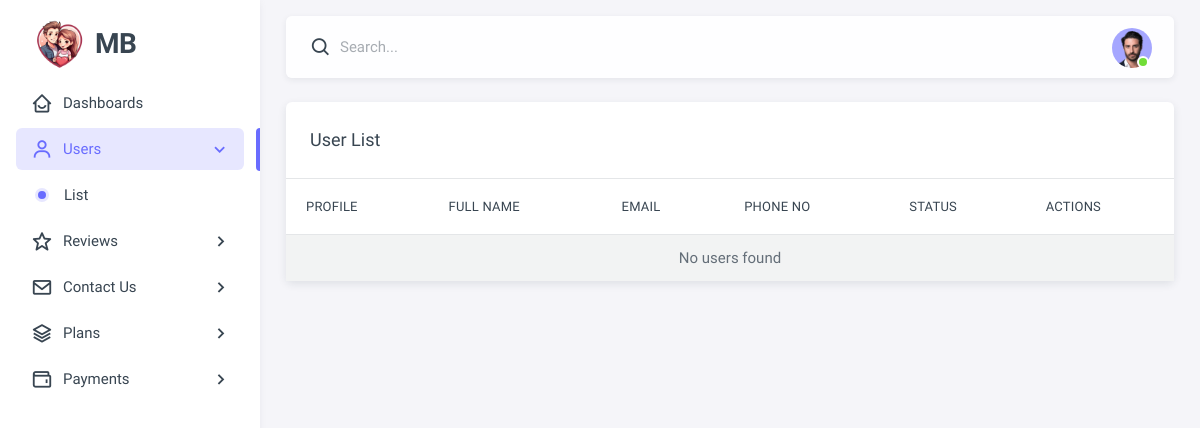
The page /admin/user_list.php (signed in) on the database as committed earlier.
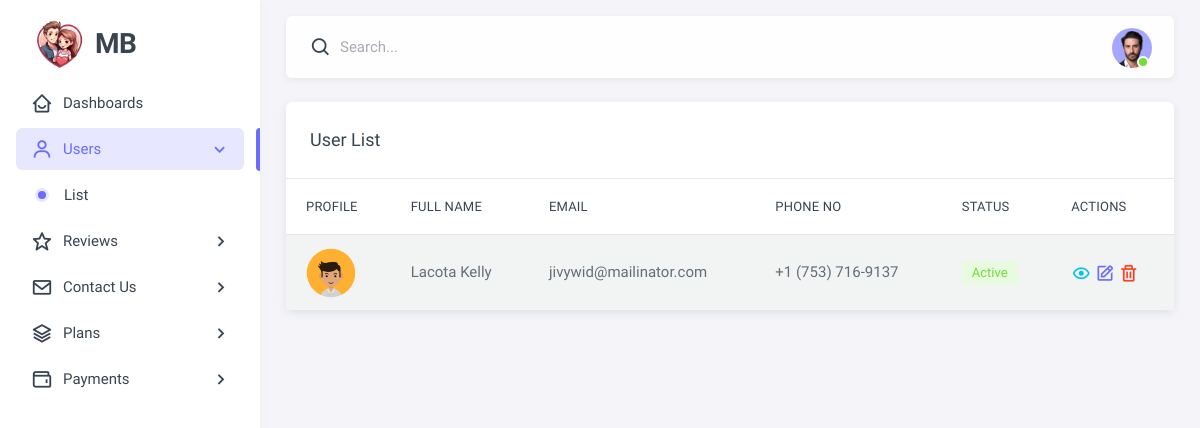
The same page on the database as committed later.
### tables this page shows
CREATE TABLE `users` (
  `id` int(11) NOT NULL,
  `role_id` int(11) NOT NULL DEFAULT 2,
  `full_name` varchar(255) DEFAULT NULL,
  `profile_img` varchar(255) NOT NULL DEFAULT 'assets/img/avatar/avatar-1.png',
  `password` varchar(255) DEFAULT NULL,
  `dob` date DEFAULT NULL,
  `gender` varchar(10) DEFAULT NULL,
  `email` varchar(255) DEFAULT NULL,
  `phone_no` varchar(20) DEFAULT NULL,
  `height` float DEFAULT NULL,
  `weight` float DEFAULT NULL,
  `cast` varchar(255) DEFAULT NULL,
  `place_of_birth` varchar(255) DEFAULT NULL,
  `state` varchar(255) DEFAULT NULL,
  `city` varchar(255) DEFAULT NULL,
  `religion` varchar(255) DEFAULT NULL,
  `mother_tongue` varchar(255) DEFAULT NULL,
  `education` varchar(255) DEFAULT NULL,
  `occupation` varchar(255) DEFAULT NULL,
  `income` decimal(10,2) DEFAULT NULL,
  `father_occupation` varchar(255) DEFAULT NULL,
  `mother_occupation` varchar(255) DEFAULT NULL,
  `siblings` int(11) DEFAULT NULL,
  `partner_age` int(11) DEFAULT NULL,
  `partner_height` float DEFAULT NULL,
  `partner_religion` varchar(255) DEFAULT NULL,
  `personality_traits` text DEFAULT NULL,
  `hobbies` text DEFAULT NULL,
  `about_me` text DEFAULT NULL,
  `what_are_you_looking_for` text DEFAULT NULL,
  `status` varchar(50) DEFAULT NULL,
  `created_at` timestamp NOT NULL DEFAULT current_timestamp(),
  `updated_at` timestamp NOT NULL DEFAULT current_timestamp() ON UPDATE current_timestamp()
);

### admin/db.php (called while the page is built, shortened)
<?php
$base_url = "http://" . $_SERVER['HTTP_HOST'] . dirname($_SERVER['SCRIPT_NAME']);
?>

### admin/user_list.php (the view, shortened to what this page needs)
<?php include 'header.php'; ?>
<?php
$sql = "SELECT * FROM users WHERE role_id != 1";
$result = mysqli_query($conn, $sql);
?>
<body>
    <div class="layout-wrapper layout-content-navbar">
        <div class="layout-container">
            <?php include 'sidebar.php'; ?>
            <div class="layout-page">
                <?php include 'navbar.php'; ?>
                <div class="content-wrapper">
                    <div class="container-xxl flex-grow-1 container-p-y">
                        <div class="card">
                            <h5 class="card-header">User List</h5>
                            <div class="table-responsive text-nowrap">
                                <table class="table table-striped">
                                    <thead>
                                        <tr>
                                            <th>Profile</th>
                                            <th>Full Name</th>
                                            <th>Email</th>
                                            <th>Phone No</th>
                                            <th>Status</th>
                                            <th>Actions</th>
                                        </tr>
                                    </thead>
                                    <tbody class="table-border-bottom-0">
                                        <?php if (mysqli_num_rows($result) > 0): ?>
                                        <?php while ($row = mysqli_fetch_assoc($result)): ?>
                                        <tr>
                                            <td>
                                                <img src="<?= str_replace('admin/', '', $base_url . '/' . $row['profile_img']); ?>"
                                                     alt="Profile Picture" class="profile-img"
                                                     onerror="this.onerror=null; this.src='<?= $base_url ?>/assets/img/avatar/avatar-1.png';">
                                            </td>
                                            <td><?= htmlspecialchars($row['full_name']) ?></td>
                                            <td><?= htmlspecialchars($row['email']) ?></td>
                                            <td><?= htmlspecialchars($row['phone_no']) ?></td>
                                            <td>
                                                <span class="badge bg-label-<?= $row['status'] === 'active' ? 'success' : 'danger' ?>">
                                                    <?= ucfirst($row['status']) ?>
                                                </span>
                                            </td>
                                            <td>
                                                <a href="view_user.php?id=<?= $row['id'] ?>" class="text-info">
                                                    <i class="bx bx-show"></i>
                                                </a>
                                                <a href="edit_user.php?id=<?= $row['id'] ?>" class="text-primary">
                                                    <i class="bx bx-edit"></i>
                                                </a>
                                                <a href="delete_user.php?id=<?= $row['id'] ?>" class="text-danger"
                                                onclick="return confirm('Are you sure you want to delete this user?');">
                                                    <i class="bx bx-trash"></i>
                                                </a>
                                            </td>
                                        </tr>
                                        <?php endwhile; ?>
                                        <?php else: ?>
                                        <tr>
                                            <td colspan="6" class="text-center">No users found</td>
                                        </tr>
                                        <?php endif; ?>
                                    </tbody>
                                </table>
                            </div>
                        </div>
                    </div>
                </div>
            </div>
        </div>
    </div>
</body>
</html>

Rows that differ between the two databases and show on the page:
added users: profile_img (picture), full_name "Lacota Kelly", email "jivywid@mailinator.com", phone_no "+1 (753) 716-9137", status "Active"
Other text that changed with them:
text no longer shown: "No users found"
